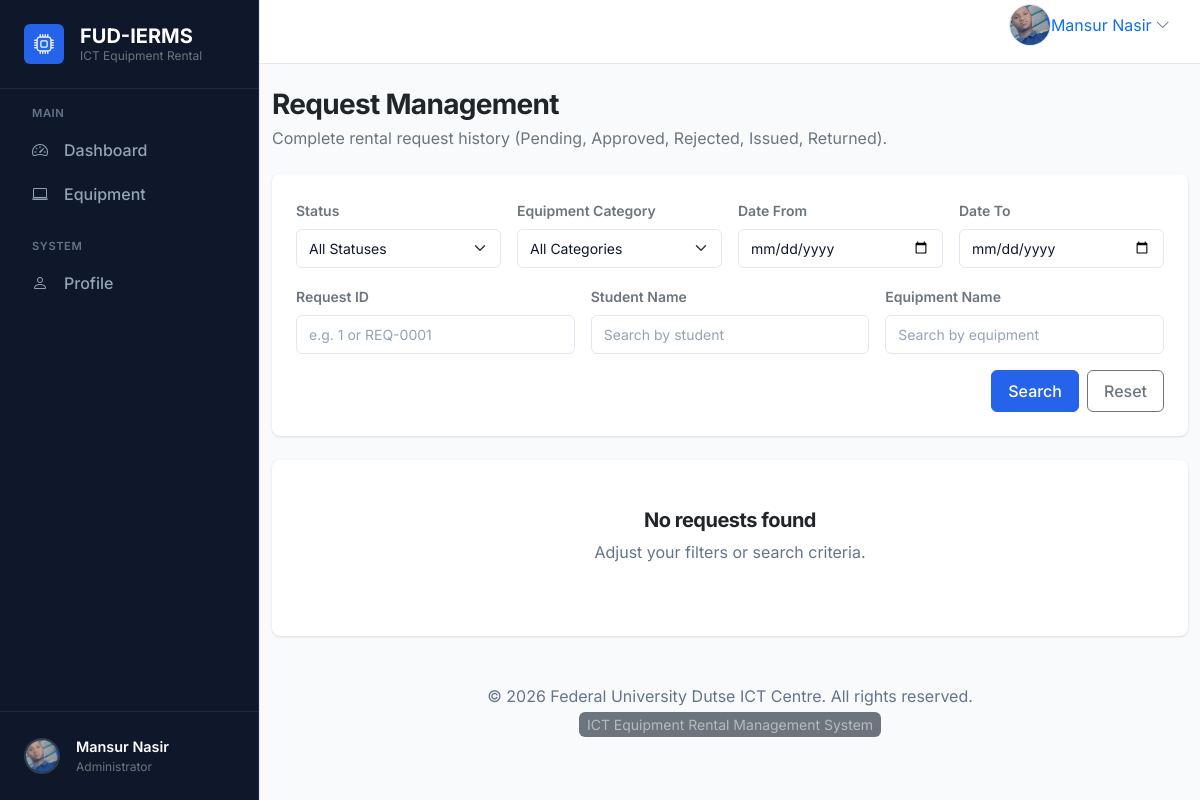
/rentals/admin/request-management/ (signed in), run on an earlier commit of the app's database.
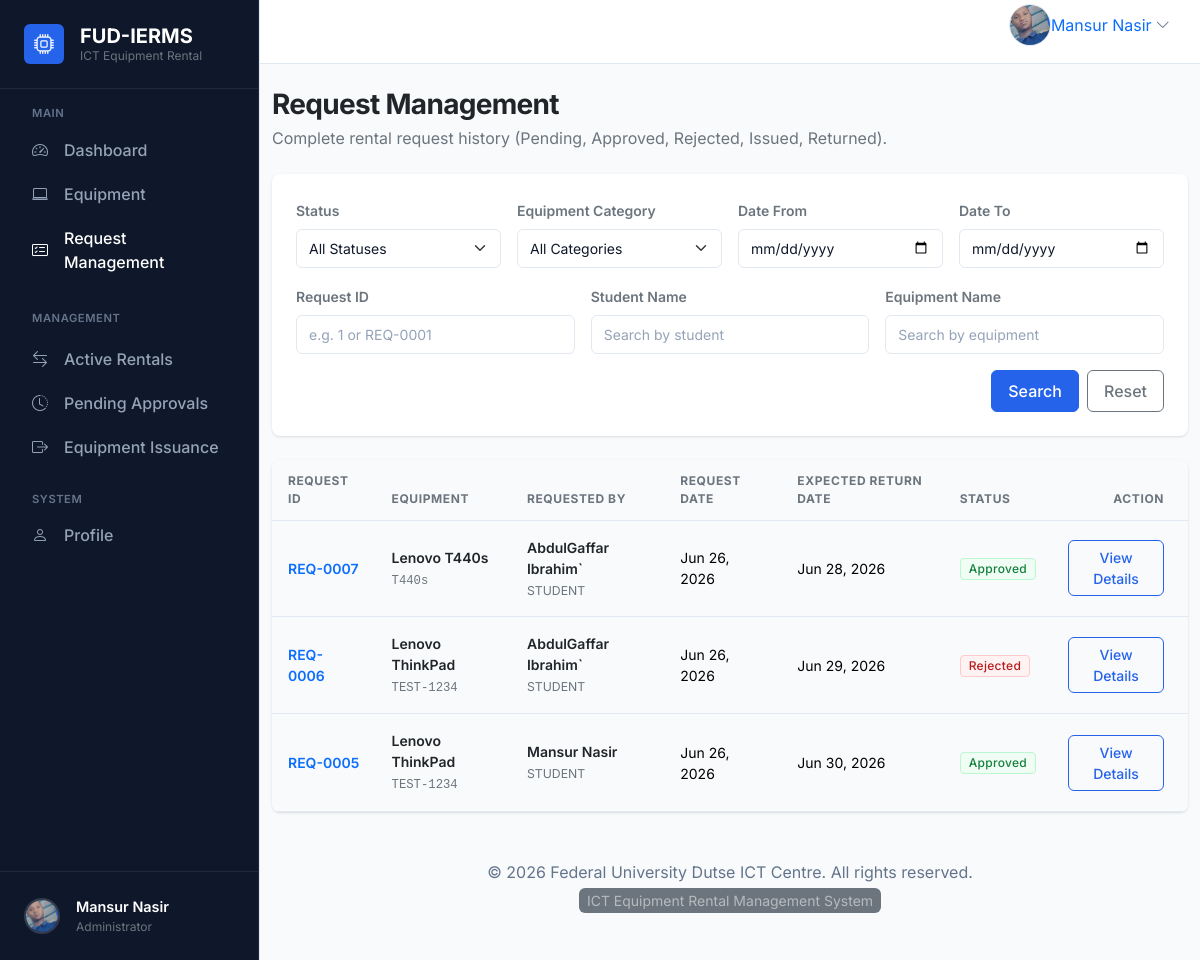
And on a later commit of the database.
### rentals/models.py (models this page shows, shortened)
class RentalRequest(models.Model):
    class Status(models.TextChoices):
        PENDING = "PENDING", "Pending"
        APPROVED = "APPROVED", "Approved"
        REJECTED = "REJECTED", "Rejected"
    requester = models.ForeignKey(
        settings.AUTH_USER_MODEL,
        on_delete=models.CASCADE,
        related_name="rental_requests",
    )
    equipment = models.ForeignKey(
        Equipment,
        on_delete=models.CASCADE,
        related_name="rental_requests",
    )
    quantity = models.PositiveIntegerField(default=1)
    purpose = models.TextField()
    request_date = models.DateField()
    expected_return_date = models.DateField()
    status = models.CharField(
        max_length=20,
        choices=Status.choices,
        default=Status.PENDING,
        db_index=True,
    )
    remarks = models.TextField(blank=True)
    approved_date = models.DateField(null=True, blank=True, db_index=True)
    created_at = models.DateTimeField(auto_now_add=True)
    updated_at = models.DateTimeField(auto_now=True)
    class Meta:
        ordering = ["-created_at"]
        indexes = [
            models.Index(fields=["status"]),
            models.Index(fields=["requester"]),
            models.Index(fields=["equipment"]),
            models.Index(fields=["request_date"]),
        ]

### equipment/models.py (models this page shows, shortened)
class Equipment(models.Model):
    class Category(models.TextChoices):
        LAPTOP = "LAPTOP", "Laptop"
        PROJECTOR = "PROJECTOR", "Projector"
        PRINTER = "PRINTER", "Printer"
        SCANNER = "SCANNER", "Scanner"
        CAMERA = "CAMERA", "Camera"
        NETWORKING = "NETWORKING", "Networking Device"
    class Status(models.TextChoices):
        AVAILABLE = "AVAILABLE", "Available"
        UNAVAILABLE = "UNAVAILABLE", "Unavailable"
        MAINTENANCE = "MAINTENANCE", "Maintenance"
    class Condition(models.TextChoices):
        EXCELLENT = "EXCELLENT", "Excellent"
        GOOD = "GOOD", "Good"
        FAIR = "FAIR", "Fair"
        DAMAGED = "DAMAGED", "Damaged"
    name = models.CharField(max_length=255)
    category = models.CharField(
        max_length=50,
        choices=Category.choices,
        default=Category.LAPTOP,
        db_index=True,
    )
    description = models.TextField(blank=True)
    serial_number = models.CharField(max_length=100, unique=True)
    quantity = models.PositiveIntegerField(default=1)
    available_quantity = models.PositiveIntegerField(default=1)
    condition = models.CharField(
        max_length=50,
        choices=Condition.choices,
        default=Condition.EXCELLENT,
    )
    image = models.ImageField(
        upload_to="equipment_images/",
        blank=True,
        null=True,
    )
    status = models.CharField(
        max_length=50,
        choices=Status.choices,
        default=Status.AVAILABLE,
        db_index=True,
    )
    created_at = models.DateTimeField(auto_now_add=True)
    updated_at = models.DateTimeField(auto_now=True)
    class Meta:
        ordering = ["name"]
        indexes = [
            models.Index(fields=["category"]),
            models.Index(fields=["status"]),
        ]

### accounts/models.py (models this page shows, shortened)
class User(AbstractUser):
    objects = CustomUserManager()
    class Role(models.TextChoices):
        ADMIN = "ADMIN", "Admin"
        STUDENT = "STUDENT", "Student"
        STAFF = "STAFF", "Staff"
    role = models.CharField(
        max_length=20,
        choices=Role.choices,
        default=Role.STUDENT,
        db_index=True,
    )
    phone = models.CharField(max_length=20, blank=True, db_index=True)
    faculty = models.CharField(max_length=255, blank=True, db_index=True)
    department = models.CharField(max_length=255, blank=True, db_index=True)
    profile_image = models.ImageField(
        upload_to="profile_images/",
        blank=True,
        null=True,
    )
    created_at = models.DateTimeField(auto_now_add=True)
    updated_at = models.DateTimeField(auto_now=True)
    class Meta:
        verbose_name = "User"
        verbose_name_plural = "Users"
        ordering = ["-created_at"]
        indexes = [
            models.Index(fields=["role"]),
            models.Index(fields=["phone"]),
            models.Index(fields=["faculty"]),
            models.Index(fields=["department"]),
        ]

### rentals/views.py (the view)
class AdminRequestManagementListView(LoginRequiredMixin, AdminRequiredMixin, ListView):
    model = RentalRequest
    template_name = "rentals/admin_request_management.html"
    context_object_name = "requests"
    paginate_by = 10
    def get_queryset(self):
        qs = RentalRequest.objects.select_related("requester", "equipment", "rental")
        qs = annotate_request_management_queryset(qs)
        status = self.request.GET.get("status")
        if status:
            qs = qs.filter(history_status=status)
        equipment_category = self.request.GET.get("equipment_category")
        if equipment_category:
            qs = qs.filter(equipment__category=equipment_category)
        date_from = self.request.GET.get("date_from")
        if date_from:
            qs = qs.filter(request_date__gte=date_from)
        date_to = self.request.GET.get("date_to")
        if date_to:
            qs = qs.filter(request_date__lte=date_to)
        request_id = self.request.GET.get("request_id")
        if request_id:
            digits = "".join(filter(str.isdigit, request_id))
            if digits:
                qs = qs.filter(pk=int(digits))
        student_name = self.request.GET.get("student_name")
        if student_name:
            qs = qs.filter(
                Q(requester__username__icontains=student_name)
                | Q(requester__first_name__icontains=student_name)
                | Q(requester__last_name__icontains=student_name)
            )
        equipment_name = self.request.GET.get("equipment_name")
        if equipment_name:
            qs = qs.filter(equipment__name__icontains=equipment_name)
        return qs.order_by("-request_date", "-pk")
    def get_context_data(self, **kwargs):
        context = super().get_context_data(**kwargs)
        context["status_choices"] = [
            ("PENDING", "Pending"),
            ("APPROVED", "Approved"),
            ("REJECTED", "Rejected"),
            ("ISSUED", "Issued"),
            ("RETURNED", "Returned"),
        ]
        try:
            from equipment.models import Equipment
            context["equipment_categories"] = Equipment.Category.choices
        except Exception:
            context["equipment_categories"] = []
        get_copy = self.request.GET.copy()
        get_copy.pop("page", None)
        context["query_params"] = get_copy.urlencode()
        return context

### accounts/context_processors.py (called while the page is built)
def branding(request: Any) -> dict[str, str]:
    return {
        "system_name": getattr(settings, "SYSTEM_NAME", "ICT Equipment Rental Management System"),
        "short_system_name": getattr(settings, "SHORT_SYSTEM_NAME", "FUD EquipTrack"),
        "organization_name": getattr(settings, "ORGANIZATION_NAME", "Federal University Dutse ICT Centre"),
        "system_description": getattr(
            settings,
            "SYSTEM_DESCRIPTION",
            "A secure platform for requesting, issuing, tracking, and managing ICT equipment.",
        ),
        "copyright_text": getattr(
            settings,
            "COPYRIGHT_TEXT",
            "© 2026 Federal University Dutse ICT Centre",
        ),
    }

### rentals/views.py (called while the page is built)
    def test_func(self):
        user = self.request.user
        return user.is_authenticated and (user.role == User.Role.ADMIN or user.is_superuser)

### templates/rentals/admin_request_management.html (shortened to what the changed rows need)
{% extends "base.html" %}
{% block content %}
<div class="d-flex flex-column flex-md-row justify-content-between align-items-start align-items-md-center mb-4 gap-3">
  <div>
    <h1 class="h3 fw-bold text-dark mb-1">Request Management</h1>
  </div>
</div>
{% if requests %}
  <div class="card border-0 shadow-sm overflow-hidden">
    <div class="table-responsive">
      <table class="table table-hover mb-0 align-middle">
        <thead class="bg-light">
          <tr>
            <th class="text-secondary small fw-bold">Request ID</th>
            <th class="text-secondary small fw-bold">Equipment</th>
            <th class="text-secondary small fw-bold">Requested By</th>
            <th class="text-secondary small fw-bold">Request Date</th>
            <th class="text-secondary small fw-bold d-none d-md-table-cell">Expected Return Date</th>
            <th class="text-secondary small fw-bold">Status</th>
            <th class="text-secondary small fw-bold text-end pe-4">Action</th>
          </tr>
        </thead>
        <tbody>
          {% for row in requests %}
            <tr>
            <td>
              <a href="{% url 'rentals:detail' row.pk %}" class="text-primary text-decoration-none fw-semibold">
                  REQ-{{ row.pk|stringformat:"04d" }}
              </a>
            </td>
              <td>
                <div class="fw-semibold text-dark">
                {{ row.equipment.name }}
                  </div>
                  <small class="text-secondary font-monospace">
                      {{ row.equipment.serial_number }}
                  </small>
              </td>
              <td>
                <div class="fw-semibold text-dark">
          {% if row.requester.get_full_name %}
              {{ row.requester.get_full_name }}
          {% else %}
              {{ row.requester.username }}
          {% endif %}
              </div>
              <small class="text-secondary">
                  {{ row.requester.role }}
              </small>
              </td>
              <td>{{ row.request_date|date:"M d, Y" }}</td>
              <td class="d-none d-md-table-cell">{{ row.expected_return_date|date:"M d, Y" }}</td>
              <td>
                {% if row.history_status == 'PENDING' %}
                  <span class="badge bg-warning-subtle text-warning border border-warning-subtle">Pending</span>
                {% elif row.history_status == 'APPROVED' %}
                  <span class="badge bg-success-subtle text-success border border-success-subtle">Approved</span>
                {% elif row.history_status == 'REJECTED' %}
                  <span class="badge bg-danger-subtle text-danger border border-danger-subtle">Rejected</span>
                {% elif row.history_status == 'ISSUED' %}
                  <span class="badge bg-primary-subtle text-primary border border-primary-subtle">Issued</span>
                {% elif row.history_status == 'RETURNED' %}
                  <span class="badge bg-success-subtle text-success border border-success-subtle">Returned</span>
                {% else %}
                  <span class="badge bg-secondary-subtle text-secondary border border-secondary-subtle">{{ row.history_status_display }}</span>
                {% endif %}
              </td>
              <td class="text-end pe-4">
                <a href="{% url 'rentals:detail' row.pk %}" class="btn btn-sm btn-outline-primary">View Details</a>
              </td>
            </tr>
          {% endfor %}
        </tbody>
      </table>
    </div>
  </div>
{% else %}
  {% include "partials/empty_state.html" with title="No requests found" description="Adjust your filters or search criteria." %}
{% endif %}
{% endblock content %}

### templates/partials/sidebar.html (shortened to what the changed rows need)
{% load static %}
{% with current_path=request.path %}
<div class="d-flex flex-column h-100 bg-sidebar" style="background-color: var(--sidebar-bg); border-right: 1px solid #1e293b;">
  <div class="flex-grow-1 overflow-auto py-3">
    <div class="px-3">
      <nav class="nav flex-column gap-1">
        {% if user.is_authenticated %}
          <a class="nav-link px-3 py-2 rounded d-flex align-items-center gap-3 text-white {% if 'admin-dashboard' in current_path or 'student-dashboard' in current_path or 'staff-dashboard' in current_path %}active bg-primary{% endif %}"
             href="{% url 'accounts:dashboard' %}"
             style="{% if 'admin-dashboard' not in current_path and 'student-dashboard' not in current_path and 'staff-dashboard' not in current_path %}color: #94A3B8 !important;{% endif %} font-weight: 500;">
            <i class="bi bi-speedometer2"></i>
            <span>Dashboard</span>
          </a>
        {% endif %}
        <a class="nav-link px-3 py-2 rounded d-flex align-items-center gap-3 text-white {% if 'equipment' in current_path %}active bg-primary{% endif %}"
           href="{% url 'equipment:list' %}"
           style="{% if 'equipment' not in current_path %}color: #94A3B8 !important;{% endif %} font-weight: 500;">
          <i class="bi bi-laptop"></i>
          <span>Equipment</span>
        </a>
        {% if user.is_authenticated %}
          {% if user.role|upper == 'ADMIN' %}
            <a class="nav-link px-3 py-2 rounded d-flex align-items-center gap-3 text-white {% if 'admin_request_management' in current_path %}active bg-primary{% endif %}"
               href="{% url 'rentals:admin_request_management' %}"
               style="{% if 'rentals' not in current_path or 'pending' in current_path %}color: #94A3B8 !important;{% endif %} font-weight: 500;">
              <i class="bi bi-card-checklist"></i>
              <span>Request Management</span>
            </a>
            <div class="mt-4 mb-2 text-uppercase text-secondary fw-semibold px-3" style="font-size: 0.7rem; letter-spacing: 0.05em; color: #64748B !important;">Management</div>
            <a class="nav-link px-3 py-2 rounded d-flex align-items-center gap-3 text-white {% if 'rentals/active/' in current_path or 'active_rentals' in current_path %}active bg-primary{% endif %}"
               href="{% url 'rentals:active_rentals' %}"
               style="{% if 'rentals/active/' not in current_path and 'active_rentals' not in current_path %}color: #94A3B8 !important;{% endif %} font-weight: 500;">
              <i class="bi bi-arrow-left-right"></i>
              <span>Active Rentals</span>
            </a>
            <a class="nav-link px-3 py-2 rounded d-flex align-items-center gap-3 text-white {% if 'rentals/pending' in current_path %}active bg-primary{% endif %}"
               href="{% url 'rentals:pending_list' %}"
               style="{% if 'rentals/pending' not in current_path %}color: #94A3B8 !important;{% endif %} font-weight: 500;">
              <i class="bi bi-clock-history"></i>
              <span>Pending Approvals</span>
            </a>
            <a class="nav-link px-3 py-2 rounded d-flex align-items-center gap-3 text-white {% if 'rentals/issuance' in current_path %}active bg-primary{% endif %}"
               href="{% url 'rentals:issuance_list' %}"
               style="{% if 'rentals/issuance' not in current_path %}color: #94A3B8 !important;{% endif %} font-weight: 500;">
              <i class="bi bi-box-arrow-right"></i>
              <span>Equipment Issuance</span>
            </a>
          {% endif %}
        {% endif %}
      </nav>
    </div>
  </div>
</div>
{% endwith %}

What changed in the data, as far as the page shows it:
changed User "Mansur Nasir": role "STUDENT" → "ADMIN" (drawn)
added RentalRequest: pk "0007", equipment.name "Lenovo T440s", equipment.serial_number "T440s", requester.get_full_name "AbdulGaffar Ibrahim`", requester.role "STUDENT", request_date "Jun 26, 2026", expected_return_date "Jun 28, 2026", shows "Approved"
added RentalRequest: pk "0006", equipment.name "Lenovo ThinkPad", equipment.serial_number "TEST-1234", requester.get_full_name "AbdulGaffar Ibrahim`", requester.role "STUDENT", request_date "Jun 26, 2026", expected_return_date "Jun 29, 2026", shows "Rejected"
added RentalRequest: pk "0005", equipment.name "Lenovo ThinkPad", equipment.serial_number "TEST-1234", requester.get_full_name "Mansur Nasir", requester.role "STUDENT", request_date "Jun 26, 2026", expected_return_date "Jun 30, 2026", shows "Approved"
Also different on the page:
{{ title }}: "No requests found" → (not shown)
{{ description }}: "Adjust your filters or search criteria." → (not shown)
text now shown: "Request Management MANAGEMENT Active Rentals Pending Approvals Equipment Issuance REQUEST ID EQUIPMENT REQUESTED BY REQUEST DATE EXPECTED RETURN DATE STATUS ACTION"
